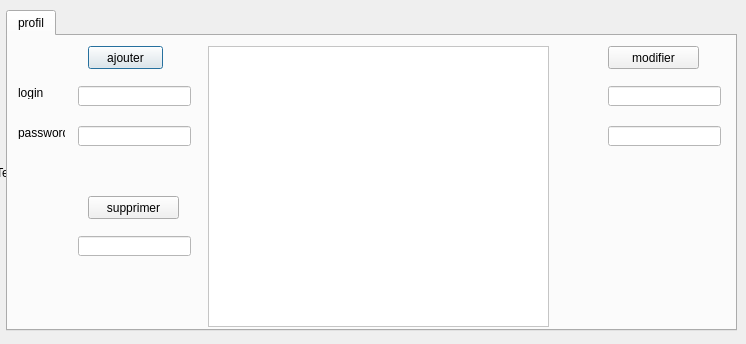
<?xml version="1.0" encoding="UTF-8"?>
<ui version="4.0">
 <class>bouton_profil</class>
 <widget class="QDialog" name="bouton_profil">
  <property name="geometry">
   <rect>
    <x>0</x>
    <y>0</y>
    <width>746</width>
    <height>344</height>
   </rect>
  </property>
  <property name="windowTitle">
   <string>departement profil</string>
  </property>
  <widget class="QTabWidget" name="tabWidget">
   <property name="geometry">
    <rect>
     <x>6</x>
     <y>10</y>
     <width>731</width>
     <height>321</height>
    </rect>
   </property>
   <property name="currentIndex">
    <number>0</number>
   </property>
   <widget class="QWidget" name="tab_3">
    <attribute name="title">
     <string>profil</string>
    </attribute>
    <widget class="QLineEdit" name="lineEdit_supprimerp">
     <property name="geometry">
      <rect>
       <x>70</x>
       <y>200</y>
       <width>113</width>
       <height>20</height>
      </rect>
     </property>
     <property name="styleSheet">
      <string notr="true">background-color:rgb(255, 255, 255)</string>
     </property>
    </widget>
    <widget class="QLineEdit" name="lineEdit_login">
     <property name="geometry">
      <rect>
       <x>70</x>
       <y>50</y>
       <width>113</width>
       <height>20</height>
      </rect>
     </property>
     <property name="styleSheet">
      <string notr="true">background-color:rgb(255, 255, 255)</string>
     </property>
    </widget>
    <widget class="QTableView" name="tableView_2">
     <property name="geometry">
      <rect>
       <x>200</x>
       <y>10</y>
       <width>341</width>
       <height>281</height>
      </rect>
     </property>
     <property name="styleSheet">
      <string notr="true">background-color:rgb(255, 255, 255)</string>
     </property>
    </widget>
    <widget class="QLineEdit" name="modifier_pasword">
     <property name="geometry">
      <rect>
       <x>600</x>
       <y>90</y>
       <width>113</width>
       <height>20</height>
      </rect>
     </property>
     <property name="styleSheet">
      <string notr="true">background-color:rgb(255, 255, 255)</string>
     </property>
    </widget>
    <widget class="QLabel" name="label_4">
     <property name="geometry">
      <rect>
       <x>10</x>
       <y>90</y>
       <width>47</width>
       <height>13</height>
      </rect>
     </property>
     <property name="text">
      <string>password</string>
     </property>
    </widget>
    <widget class="QLineEdit" name="modifier_login">
     <property name="geometry">
      <rect>
       <x>600</x>
       <y>50</y>
       <width>113</width>
       <height>20</height>
      </rect>
     </property>
     <property name="styleSheet">
      <string notr="true">background-color:rgb(255, 255, 255)</string>
     </property>
    </widget>
    <widget class="QPushButton" name="ajouterp_Button">
     <property name="geometry">
      <rect>
       <x>80</x>
       <y>10</y>
       <width>75</width>
       <height>23</height>
      </rect>
     </property>
     <property name="styleSheet">
      <string notr="true">background-color:rgb(241, 241, 241)</string>
     </property>
     <property name="text">
      <string>ajouter</string>
     </property>
    </widget>
    <widget class="QLineEdit" name="lineEdit_password">
     <property name="geometry">
      <rect>
       <x>70</x>
       <y>90</y>
       <width>113</width>
       <height>20</height>
      </rect>
     </property>
     <property name="styleSheet">
      <string notr="true">background-color:rgb(255, 255, 255)</string>
     </property>
    </widget>
    <widget class="QLabel" name="label_3">
     <property name="geometry">
      <rect>
       <x>10</x>
       <y>50</y>
       <width>47</width>
       <height>13</height>
      </rect>
     </property>
     <property name="text">
      <string>login</string>
     </property>
    </widget>
    <widget class="QPushButton" name="supprimerpButton">
     <property name="geometry">
      <rect>
       <x>80</x>
       <y>160</y>
       <width>91</width>
       <height>23</height>
      </rect>
     </property>
     <property name="styleSheet">
      <string notr="true">background-color:rgb(241, 241, 241)</string>
     </property>
     <property name="text">
      <string>supprimer</string>
     </property>
    </widget>
    <widget class="QPushButton" name="modifier_profil">
     <property name="geometry">
      <rect>
       <x>600</x>
       <y>10</y>
       <width>91</width>
       <height>23</height>
      </rect>
     </property>
     <property name="styleSheet">
      <string notr="true">background-color:rgb(241, 241, 241)</string>
     </property>
     <property name="text">
      <string>modifier</string>
     </property>
    </widget>
   </widget>
  </widget>
  <widget class="QLabel" name="label">
   <property name="geometry">
    <rect>
     <x>-4</x>
     <y>2</y>
     <width>751</width>
     <height>341</height>
    </rect>
   </property>
   <property name="text">
    <string>TextLabel</string>
   </property>
  </widget>
  <zorder>label</zorder>
  <zorder>tabWidget</zorder>
 </widget>
 <resources/>
 <connections/>
</ui>
